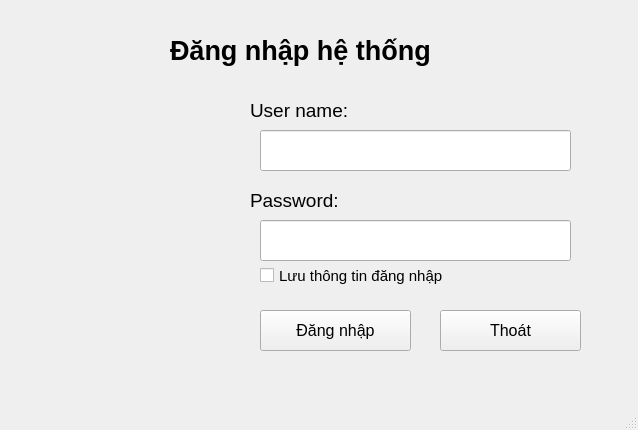
<?xml version="1.0" encoding="UTF-8"?>
<ui version="4.0">
 <class>MainWindow</class>
 <widget class="QMainWindow" name="MainWindow">
  <property name="geometry">
   <rect>
    <x>0</x>
    <y>0</y>
    <width>638</width>
    <height>430</height>
   </rect>
  </property>
  <property name="windowTitle">
   <string>Hệ thống máy học ABC</string>
  </property>
  <property name="windowIcon">
   <iconset>
    <normaloff>../images/ic_sales.png</normaloff>../images/ic_sales.png</iconset>
  </property>
  <widget class="QWidget" name="centralwidget">
   <widget class="QLabel" name="label">
    <property name="geometry">
     <rect>
      <x>170</x>
      <y>20</y>
      <width>361</width>
      <height>61</height>
     </rect>
    </property>
    <property name="font">
     <font>
      <pointsize>20</pointsize>
      <weight>75</weight>
      <bold>true</bold>
     </font>
    </property>
    <property name="text">
     <string>Đăng nhập hệ thống</string>
    </property>
   </widget>
   <widget class="QLabel" name="label_2">
    <property name="geometry">
     <rect>
      <x>250</x>
      <y>100</y>
      <width>181</width>
      <height>21</height>
     </rect>
    </property>
    <property name="font">
     <font>
      <pointsize>14</pointsize>
     </font>
    </property>
    <property name="text">
     <string>User name:</string>
    </property>
   </widget>
   <widget class="QCheckBox" name="checkBox_LuuThongTin">
    <property name="geometry">
     <rect>
      <x>260</x>
      <y>260</y>
      <width>251</width>
      <height>31</height>
     </rect>
    </property>
    <property name="font">
     <font>
      <pointsize>11</pointsize>
     </font>
    </property>
    <property name="text">
     <string>Lưu thông tin đăng nhập</string>
    </property>
   </widget>
   <widget class="QLineEdit" name="lineEdit_NhapUserName">
    <property name="geometry">
     <rect>
      <x>260</x>
      <y>130</y>
      <width>311</width>
      <height>41</height>
     </rect>
    </property>
   </widget>
   <widget class="QLineEdit" name="lineEdit_2_NhapPassword">
    <property name="geometry">
     <rect>
      <x>260</x>
      <y>220</y>
      <width>311</width>
      <height>41</height>
     </rect>
    </property>
    <property name="echoMode">
     <enum>QLineEdit::Password</enum>
    </property>
   </widget>
   <widget class="QLabel" name="label_3">
    <property name="geometry">
     <rect>
      <x>250</x>
      <y>190</y>
      <width>121</width>
      <height>21</height>
     </rect>
    </property>
    <property name="font">
     <font>
      <pointsize>14</pointsize>
     </font>
    </property>
    <property name="text">
     <string>Password:</string>
    </property>
   </widget>
   <widget class="QPushButton" name="pushButton_DangNhap">
    <property name="geometry">
     <rect>
      <x>260</x>
      <y>310</y>
      <width>151</width>
      <height>41</height>
     </rect>
    </property>
    <property name="font">
     <font>
      <pointsize>12</pointsize>
     </font>
    </property>
    <property name="text">
     <string>Đăng nhập</string>
    </property>
    <property name="icon">
     <iconset>
      <normaloff>../images/ic_login.png</normaloff>../images/ic_login.png</iconset>
    </property>
    <property name="iconSize">
     <size>
      <width>32</width>
      <height>32</height>
     </size>
    </property>
   </widget>
   <widget class="QPushButton" name="pushButton_2_Thoat">
    <property name="geometry">
     <rect>
      <x>440</x>
      <y>310</y>
      <width>141</width>
      <height>41</height>
     </rect>
    </property>
    <property name="font">
     <font>
      <pointsize>12</pointsize>
     </font>
    </property>
    <property name="text">
     <string>Thoát</string>
    </property>
    <property name="icon">
     <iconset>
      <normaloff>../images/ic_exit.png</normaloff>../images/ic_exit.png</iconset>
    </property>
    <property name="iconSize">
     <size>
      <width>32</width>
      <height>32</height>
     </size>
    </property>
   </widget>
   <widget class="QLabel" name="label_4">
    <property name="geometry">
     <rect>
      <x>10</x>
      <y>100</y>
      <width>241</width>
      <height>251</height>
     </rect>
    </property>
    <property name="text">
     <string/>
    </property>
    <property name="pixmap">
     <pixmap>../images/ic_admin.png</pixmap>
    </property>
    <property name="scaledContents">
     <bool>true</bool>
    </property>
   </widget>
  </widget>
  <widget class="QMenuBar" name="menubar">
   <property name="geometry">
    <rect>
     <x>0</x>
     <y>0</y>
     <width>638</width>
     <height>26</height>
    </rect>
   </property>
  </widget>
  <widget class="QStatusBar" name="statusbar"/>
 </widget>
 <resources/>
 <connections>
  <connection>
   <sender>pushButton_2_Thoat</sender>
   <signal>clicked()</signal>
   <receiver>MainWindow</receiver>
   <slot>close()</slot>
   <hints>
    <hint type="sourcelabel">
     <x>510</x>
     <y>356</y>
    </hint>
    <hint type="destinationlabel">
     <x>318</x>
     <y>214</y>
    </hint>
   </hints>
  </connection>
 </connections>
</ui>
